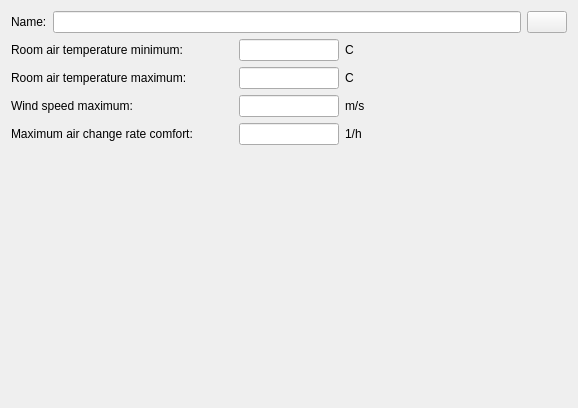
<?xml version="1.0" encoding="UTF-8"?>
<ui version="4.0">
 <class>SVDBZoneControlVentilationNaturalEditWidget</class>
 <widget class="QWidget" name="SVDBZoneControlVentilationNaturalEditWidget">
  <property name="geometry">
   <rect>
    <x>0</x>
    <y>0</y>
    <width>578</width>
    <height>408</height>
   </rect>
  </property>
  <property name="windowTitle">
   <string>Form</string>
  </property>
  <layout class="QGridLayout" name="gridLayoutMaster">
   <item row="2" column="0">
    <widget class="QLabel" name="labelTemperatureAirRoomMaximum">
     <property name="text">
      <string>Room air temperature maximum:</string>
     </property>
    </widget>
   </item>
   <item row="2" column="1">
    <widget class="QtExt::ValidatingLineEdit" name="lineEditTemperatureAirRoomMaximum">
     <property name="maximumSize">
      <size>
       <width>100</width>
       <height>16777215</height>
      </size>
     </property>
     <property name="text">
      <string/>
     </property>
    </widget>
   </item>
   <item row="1" column="2">
    <widget class="QLabel" name="labelConvectiveFactorUnit">
     <property name="text">
      <string>C</string>
     </property>
    </widget>
   </item>
   <item row="3" column="2">
    <widget class="QLabel" name="labelConvectiveFactorUnit_11">
     <property name="text">
      <string>m/s</string>
     </property>
    </widget>
   </item>
   <item row="2" column="2">
    <widget class="QLabel" name="labelConvectiveFactorUnit_2">
     <property name="text">
      <string>C</string>
     </property>
    </widget>
   </item>
   <item row="1" column="0">
    <widget class="QLabel" name="labelTemperatureAirRoomMinimum">
     <property name="text">
      <string>Room air temperature minimum:</string>
     </property>
    </widget>
   </item>
   <item row="1" column="1">
    <widget class="QtExt::ValidatingLineEdit" name="lineEditTemperatureAirRoomMinimum">
     <property name="maximumSize">
      <size>
       <width>100</width>
       <height>16777215</height>
      </size>
     </property>
     <property name="text">
      <string/>
     </property>
    </widget>
   </item>
   <item row="3" column="1">
    <widget class="QtExt::ValidatingLineEdit" name="lineEditWindSpeedMax">
     <property name="maximumSize">
      <size>
       <width>100</width>
       <height>16777215</height>
      </size>
     </property>
     <property name="text">
      <string/>
     </property>
    </widget>
   </item>
   <item row="5" column="1">
    <widget class="QtExt::ValidatingLineEdit" name="lineEditMaximumAirChangeRateComfort">
     <property name="maximumSize">
      <size>
       <width>100</width>
       <height>16777215</height>
      </size>
     </property>
     <property name="text">
      <string/>
     </property>
    </widget>
   </item>
   <item row="3" column="0">
    <widget class="QLabel" name="labelWindSpeedMax">
     <property name="text">
      <string>Wind speed maximum:</string>
     </property>
    </widget>
   </item>
   <item row="0" column="0" colspan="3">
    <layout class="QHBoxLayout" name="horizontalLayout">
     <item>
      <widget class="QLabel" name="labelDisplayName">
       <property name="text">
        <string>Name:</string>
       </property>
      </widget>
     </item>
     <item>
      <widget class="QtExt::LanguageStringEditWidget1" name="lineEditName"/>
     </item>
     <item>
      <widget class="QtExt::ColorButton" name="pushButtonColor">
       <property name="sizePolicy">
        <sizepolicy hsizetype="Fixed" vsizetype="Fixed">
         <horstretch>0</horstretch>
         <verstretch>0</verstretch>
        </sizepolicy>
       </property>
      </widget>
     </item>
    </layout>
   </item>
   <item row="7" column="0">
    <spacer name="verticalSpacer">
     <property name="orientation">
      <enum>Qt::Vertical</enum>
     </property>
     <property name="sizeHint" stdset="0">
      <size>
       <width>20</width>
       <height>3</height>
      </size>
     </property>
    </spacer>
   </item>
   <item row="5" column="0">
    <widget class="QLabel" name="labelMaximumAirChangeRateComfort">
     <property name="text">
      <string>Maximum air change rate comfort:</string>
     </property>
    </widget>
   </item>
   <item row="5" column="2">
    <widget class="QLabel" name="labelConvectiveFactorUnit_12">
     <property name="text">
      <string>1/h</string>
     </property>
    </widget>
   </item>
  </layout>
 </widget>
 <customwidgets>
  <customwidget>
   <class>QtExt::ColorButton</class>
   <extends>QPushButton</extends>
   <header location="global">QtExt_ColorButton.h</header>
   <slots>
    <signal>colorChanged()</signal>
   </slots>
  </customwidget>
  <customwidget>
   <class>QtExt::LanguageStringEditWidget1</class>
   <extends>QLineEdit</extends>
   <header location="global">QtExt_LanguageStringEditWidget1.h</header>
   <container>1</container>
  </customwidget>
  <customwidget>
   <class>QtExt::ValidatingLineEdit</class>
   <extends>QLineEdit</extends>
   <header location="global">QtExt_ValidatingLineEdit.h</header>
   <slots>
    <signal>editingFinishedSuccessfully()</signal>
   </slots>
  </customwidget>
 </customwidgets>
 <resources/>
 <connections/>
</ui>
